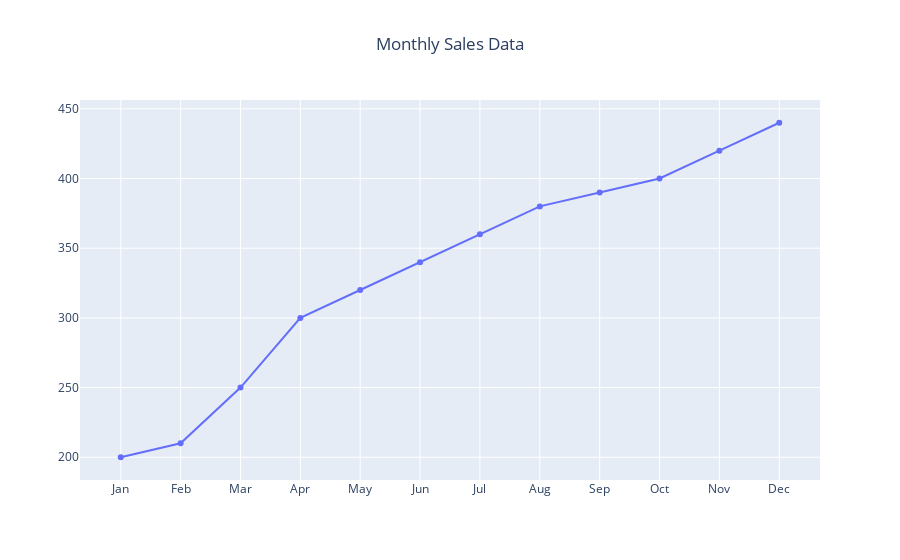

The code cell stored with this chart in its notebook:
### Code cell
fig = go.Figure(data=go.Scatter(x=months, y=sales))
fig.update_layout(title_text='Monthly Sales Data', title_x = 0.5)
fig.show()

### Figure 1 — Plotly figure (JSON) as saved in the notebook; plotly's stock layout.template omitted (floating-point values rounded to 4 significant figures)
{"data": [{"type": "scatter", "x": ["Jan", "Feb", "Mar", "Apr", "May", "Jun", "Jul", "Aug", "Sep", "Oct", "Nov", "Dec"], "y": [200, 210, 250, 300, 320, 340, 360, 380, 390, 400, 420, 440]}], "layout": {"title": {"text": "Monthly Sales Data", "x": 0.5}}}
